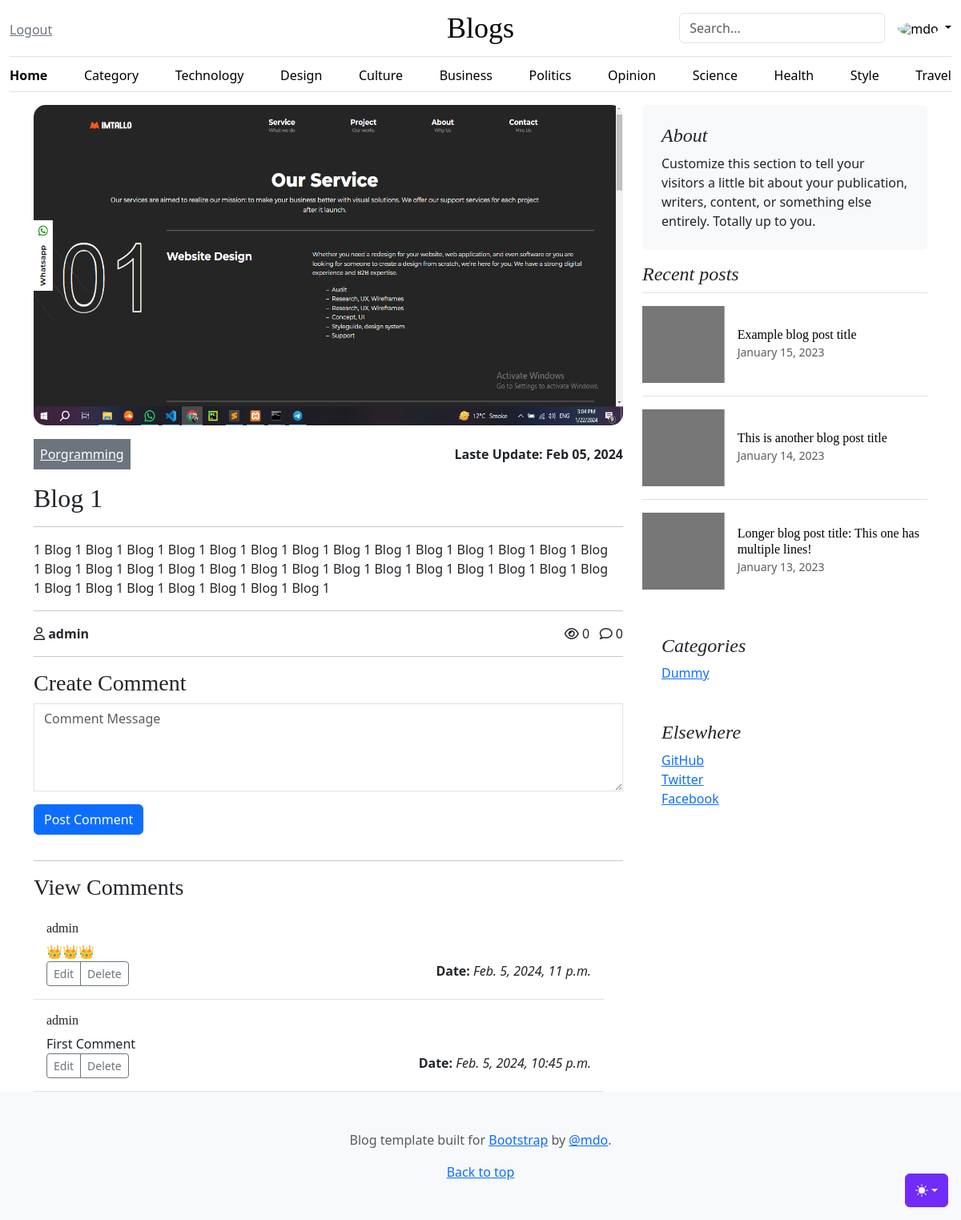
The page /post/blog-1-1-1 (signed in) on the database as committed earlier.
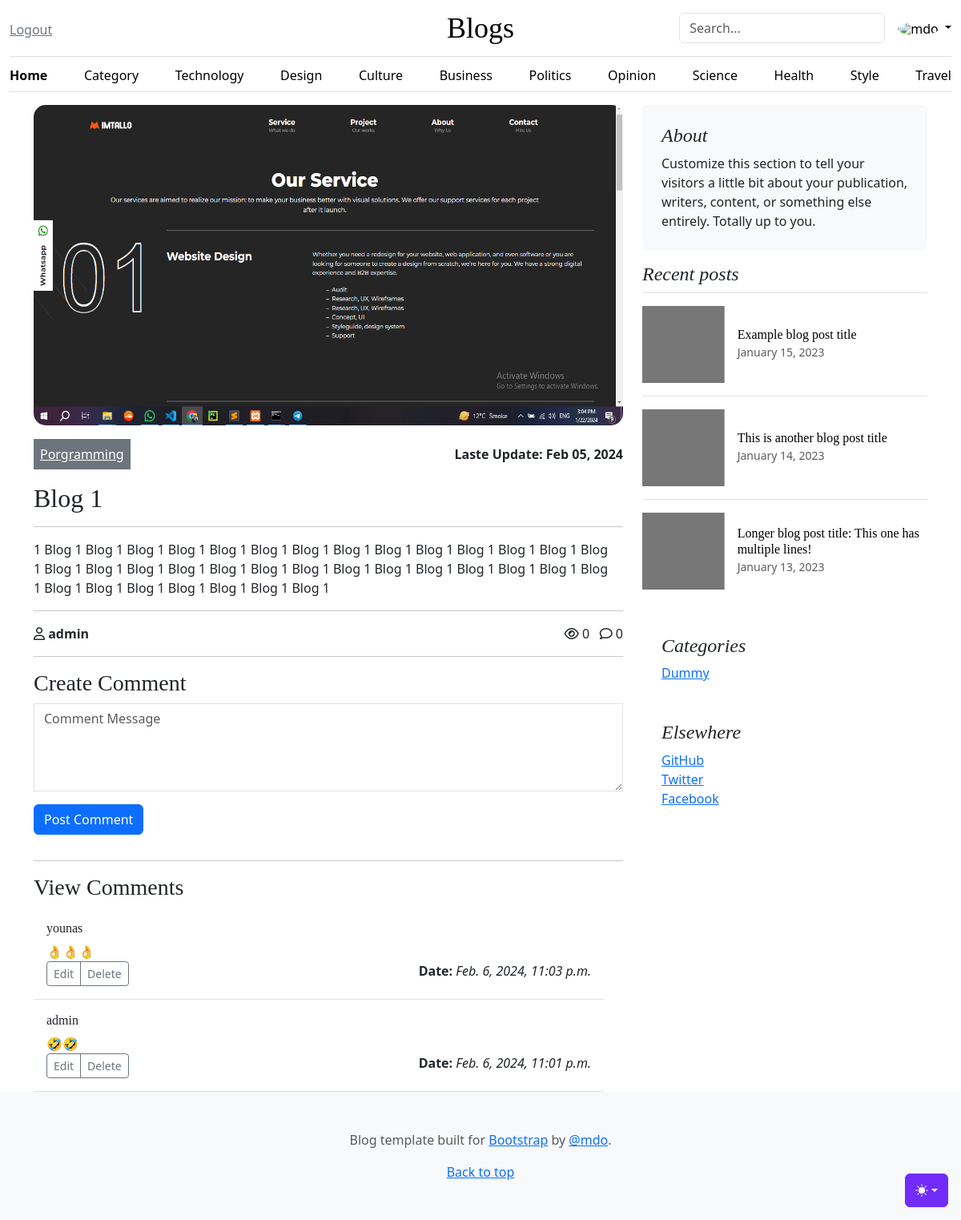
The same page on the database as committed later.
### core/models.py (models this page shows, shortened)
class Comment(models.Model):
    post = models.ForeignKey(Post, on_delete=models.CASCADE)
    user = models.ForeignKey(User, on_delete=models.CASCADE)
    content = models.TextField(max_length=255)
    created_at = models.DateTimeField(auto_now_add=True)

### core/views.py (the view)
# urls.py: path("post/<str:slug>", views.view_post, name="post_view"),
def view_post(request, slug):
    post = get_object_or_404(Post, slug=slug)
    comment = Comment.objects.filter(post=post).order_by('-id')
    context = {
        "post":post,
        "comment":comment,
    }
    return render(request, "single.html",context)

### core/models.py (called while the page is built)
    def __str__(self):
        return self.name

### template/single.html (shortened to what the changed rows need)
{% extends "base.html" %}
{% load static %}
{% block content %}
<div class="container">
    <div class="row">
        <div class="col-md-8">
            <br>
            <br>
            <h2>{{post.title}}</h2>
            <div class="row">
              <div class="row">
                {% for i in comment %}
                <div class="col-md-12">
                  <div class="card border-0 border-bottom" style="border-radius: 0;">
                    <div class="card-body">
                      <h6 class="card-title">{{ i.user.username }}</h6>
                      <span class="card-text">{{ i.content }}</span>
                      <br>
                      <div class="float-end">
                        <span><b>Date: </b> <i> {{ i.created_at }}</i> </span>
                      </div>
                      <div class="d-flex justify-content-between align-items-center">
                        <div class="btn-group">
                          <button type="button" class="btn btn-sm btn-outline-secondary">Edit</button>
                          <button type="button" class="btn btn-sm btn-outline-secondary">Delete</button>
                        </div>
                      </div>
                    </div>
                  </div>
                </div>
                {% endfor %}
              </div>
            </div>
        </div>
    </div>
</div>
{% endblock content %}

Rows that differ between the two databases and show on the page:
removed Comment: user.username "admin", content "👑👑👑", created_at "Feb. 5, 2024, 11 p.m."
removed Comment: user.username "admin", content "First Comment", created_at "Feb. 5, 2024, 10:45 p.m."
added Comment: user.username "younas", content "👌👌👌", created_at "Feb. 6, 2024, 11:03 p.m."
added Comment: user.username "admin", content "🤣🤣", created_at "Feb. 6, 2024, 11:01 p.m."
